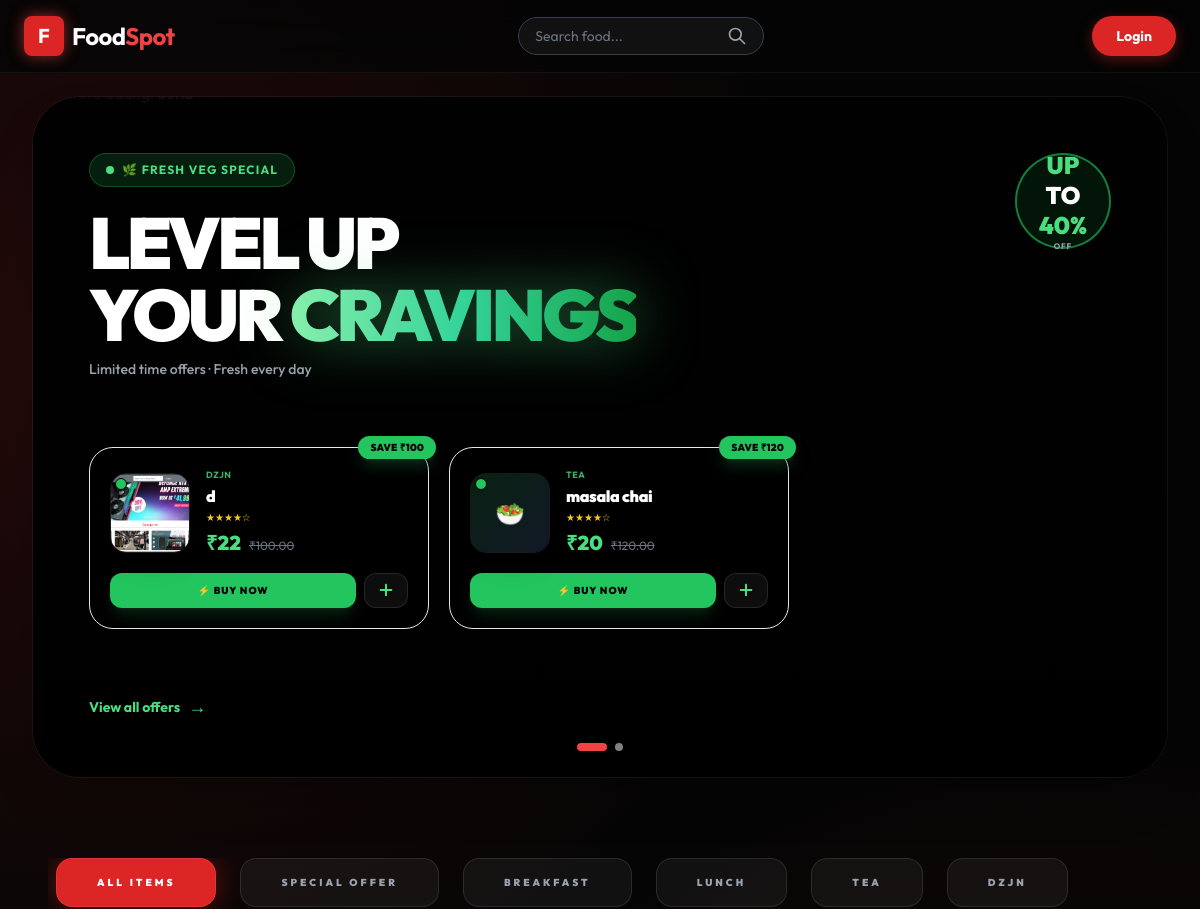
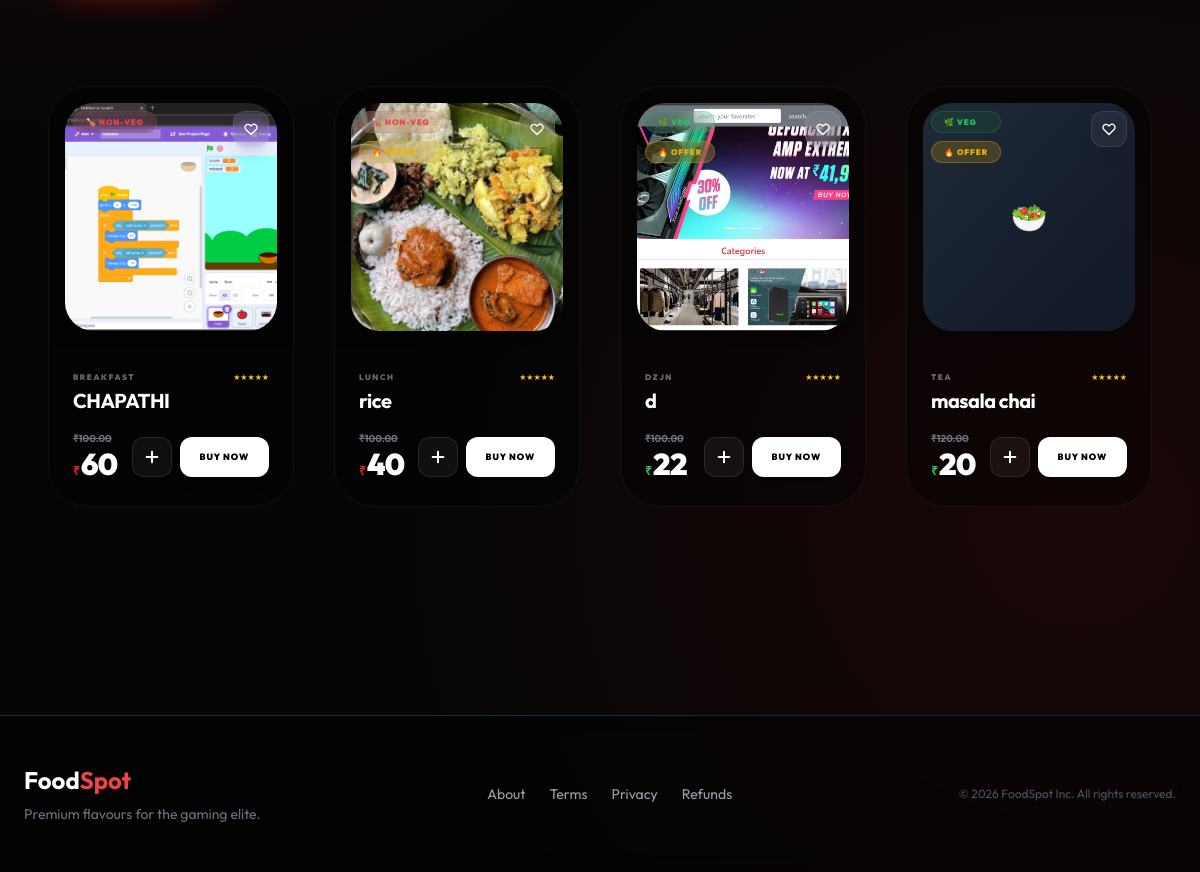
/home, run on an earlier commit of the app's database (2 pictures, top to bottom).
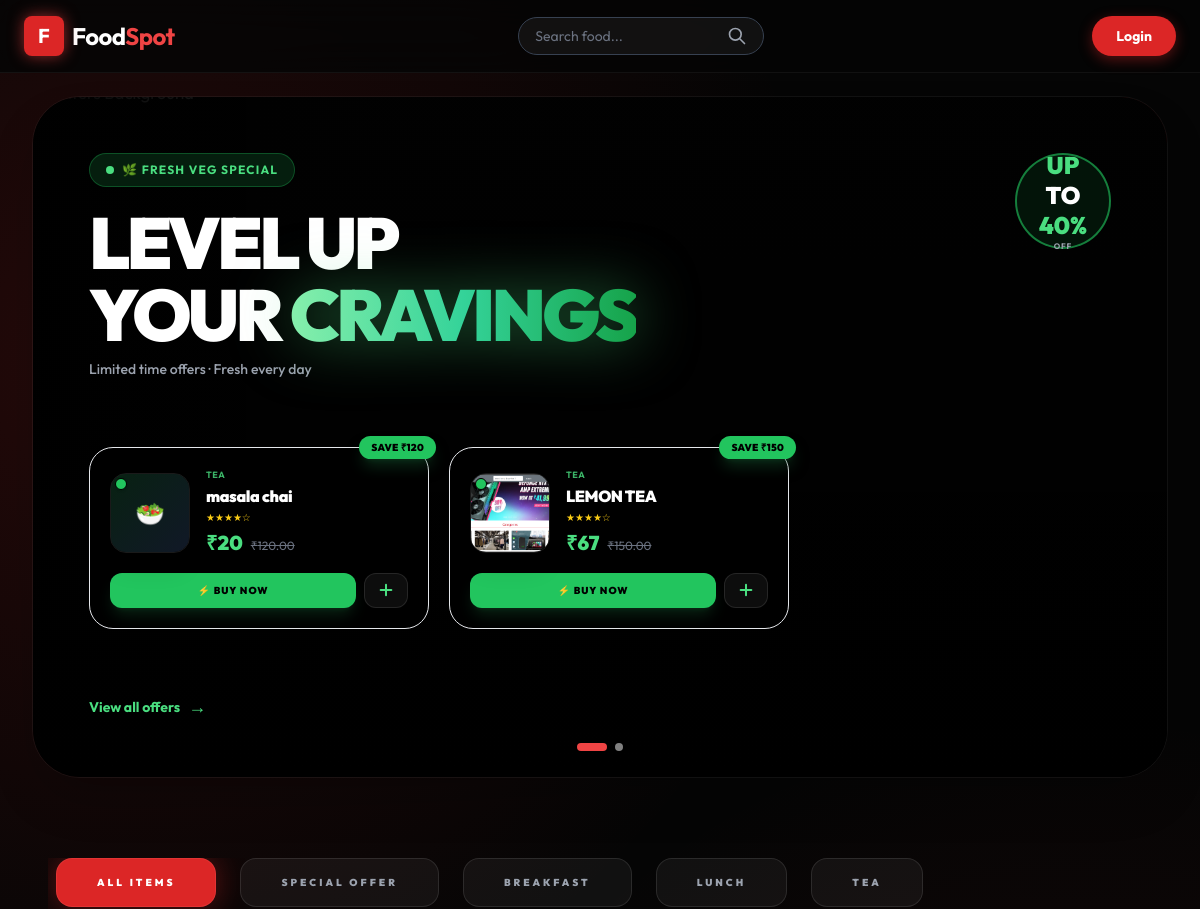
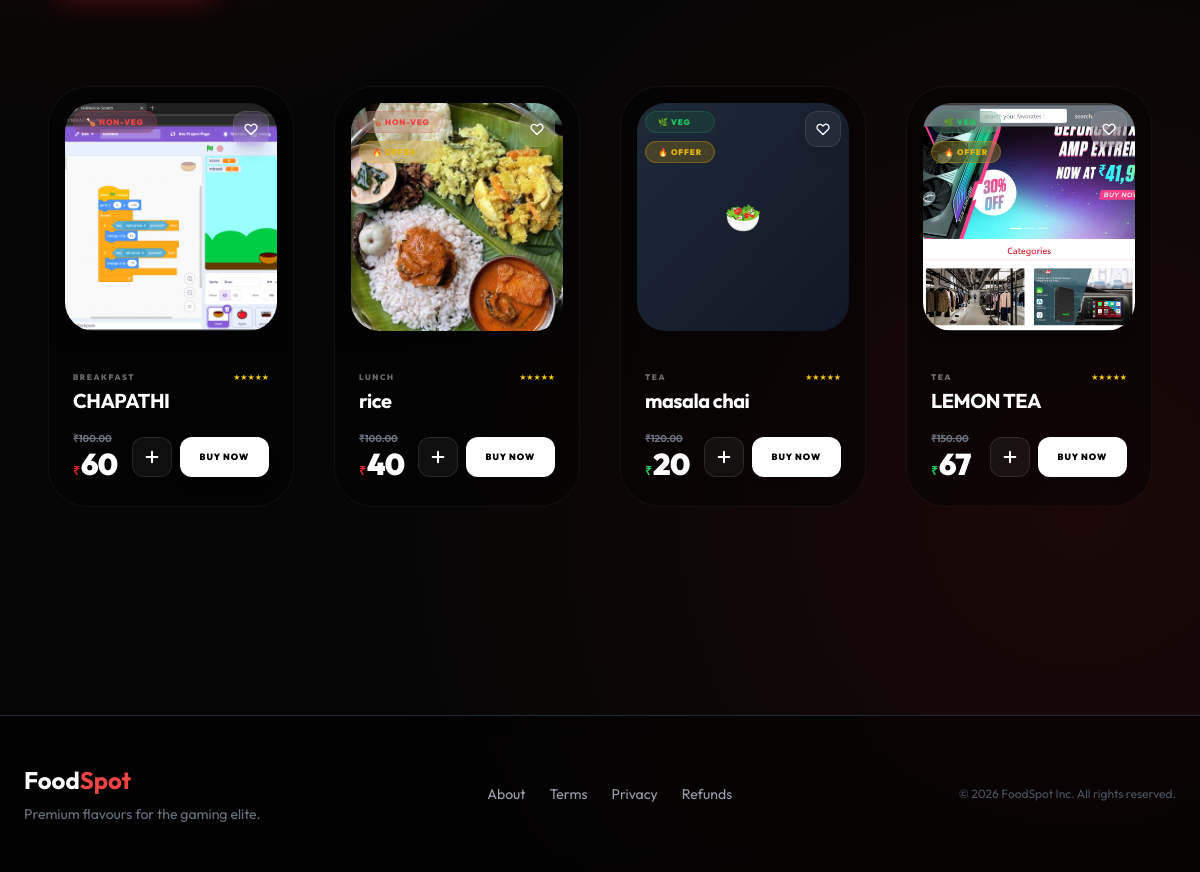
And on a later commit of the database (2 pictures, top to bottom).
### menu/models.py (models this page shows, shortened)
class Product(models.Model):
    category = models.ForeignKey(Category, on_delete=models.CASCADE)
    name = models.CharField(max_length=150, null=False, blank=False)
    product_image = models.ImageField(upload_to='images', null=True, blank=True)
    quantity = models.IntegerField(null=False, blank=False, default=0)
    original_price = models.DecimalField(max_digits=10, decimal_places=2, null=False)
    selling_price = models.DecimalField(max_digits=10, decimal_places=2, null=False)
    description = models.TextField(max_length=300, null=False)
    is_veg = models.BooleanField(default=False)

class Category(models.Model):
    name = models.CharField(max_length=200, null=False, blank=False)
    description = models.TextField(max_length=200, null=False, blank=False)
    image = models.ImageField(upload_to='images', null=True)
    status = models.BooleanField(default=False)

### menu/views.py (the view)
# urls.py: path("home", HomeView.as_view(), name="home"),
@method_decorator(never_cache, name="dispatch")
class HomeView(ListView):
    model = Category
    template_name = "menu/index.html"
    context_object_name = "categories"
    def get_context_data(self, **kwargs):
        context = super().get_context_data(**kwargs)
        offer_products = Product.objects.filter(
            original_price__gt=0,
            selling_price__lte=F('original_price') * 0.5
        )
        context['veg_offers'] = offer_products.filter(is_veg=True)
        context['nonveg_offers'] = offer_products.filter(is_veg=False)
        context['special_offers'] = offer_products # For the "Special Offer" filter tab
        context['all_products'] = Product.objects.filter(quantity__gt=0)
        if self.request.user.is_authenticated:
            context['user_favorites'] = Favorite.objects.filter(user=self.request.user).values_list('product_id', flat=True)
        else:
            context['user_favorites'] = []
        context['banners'] = Banner.objects.filter(active=True)
        return context

### menu/templates/menu/index.html (shortened to what the changed rows need)
{% extends "menu/base.html" %}
{% block content %}
<link rel="stylesheet" href="https://cdn.jsdelivr.net/npm/swiper@11/swiper-bundle.min.css" />
<div class="swiper mainHeroSwiper mb-20 rounded-[3rem] overflow-hidden shadow-2xl border border-white/5 relative"
    style="min-height:680px;">
    <div class="swiper-wrapper">
        <div class="swiper-slide relative overflow-hidden bg-[#020202]" style="min-height:680px;">
            <div class="absolute inset-0 z-20 flex flex-col justify-between p-8 md:p-14 pb-10">
                <div class="flex items-start justify-between">
                    <div>
                        <h1 class="text-5xl md:text-7xl font-black text-white leading-none tracking-tighter mb-2">
                            LEVEL UP<br>
                            YOUR
                            <span
                                class="text-transparent bg-clip-text bg-gradient-to-r from-green-300 via-emerald-400 to-green-600"
                                style="text-shadow: none; filter: drop-shadow(0 0 30px rgba(74,222,128,0.5));">
                            </span>
                        </h1>
                    </div>
                </div>
                <div class="swiper productSwiper !overflow-visible w-full mt-6">
                    <div class="swiper-wrapper items-end">
                        {% for prod in veg_offers %}
                        <div class="swiper-slide !w-[280px] md:!w-[340px]">
                            <div class="group/card relative bg-black/60 backdrop-blur-xl rounded-3xl p-5 border border-white/8
                                hover:border-green-500/40 hover:shadow-[0_0_40px_rgba(74,222,128,0.15)]
                                transition-all duration-500">
                                {% if prod.original_price and prod.selling_price %}
                                <div class="absolute -top-3 -right-2 z-10">
                                    <div
                                        class="bg-green-500 text-black text-[10px] font-black px-3 py-1 rounded-full shadow-lg shadow-green-900/50 uppercase tracking-wide">
                                        {% widthratio prod.selling_price prod.original_price 100 as pct %}
                                        SAVE ₹{{ prod.original_price|add:"-0"|floatformat:0 }}
                                    </div>
                                </div>
                                {% endif %}
                                <div class="flex gap-4 items-center">
                                    <div
                                        class="relative w-20 h-20 rounded-2xl overflow-hidden shrink-0 border border-white/10 shadow-xl">
                                        {% if prod.product_image %}
                                        <img src="{{ prod.product_image.url }}"
                                            class="w-full h-full object-cover transition duration-700 group-hover/card:scale-115">
                                        {% else %}
                                        <div
                                            class="w-full h-full bg-gradient-to-br from-green-900/40 to-gray-900 flex items-center justify-center text-2xl">
                                            🥗
                                        </div>
                                        {% endif %}
                                        <div
                                            class="absolute top-1 left-1 w-3 h-3 rounded-full bg-green-500 border border-black shadow">
                                        </div>
                                    </div>
                                    <div class="flex-grow min-w-0">
                                        <div
                                            class="text-[9px] text-green-400/80 font-bold uppercase tracking-wider mb-0.5">
                                            {{ prod.category.name }}</div>
                                        <h3 class="text-base font-black text-white truncate tracking-tight">
                                            {{ prod.name }}</h3>
                                        <div class="text-yellow-400 text-[10px] mt-0.5">★★★★☆</div>
                                        <div class="flex items-baseline gap-2 mt-1">
                                            <span class="text-xl font-black text-green-400">
                                               ₹{{ prod.selling_price|floatformat:0 }}</span>
                                            <span class="text-xs text-gray-500 line-through">
                                              ₹{{ prod.original_price }}</span>
                                        </div>
                                    </div>
                                </div>
                                <div class="flex gap-2 mt-4">
                                    <a href="{% url 'buy' prod.id %}"
                                        class="flex-grow bg-green-500 hover:bg-green-400 text-black py-2.5 rounded-xl text-[10px] font-black uppercase tracking-widest text-center transition-all duration-300 shadow-lg shadow-green-900/40 active:scale-95">
                                        ⚡ Buy Now
                                    </a>
                                    <a href="{% url 'add_to_cart' prod.id %}"
                                        class="w-11 bg-white/5 border border-white/10 text-green-400 rounded-xl flex items-center justify-center hover:bg-green-500 hover:text-black hover:border-green-500 transition-all duration-300 active:scale-95">
                                        <svg xmlns="http://www.w3.org/2000/svg" class="h-4 w-4" fill="none"
                                            viewBox="0 0 24 24" stroke="currentColor">
                                            <path stroke-linecap="round" stroke-linejoin="round" stroke-width="3"
                                                d="M12 4v16m8-8H4" />
                                        </svg>
                                    </a>
                                </div>
                            </div>
                        </div>
                        {% empty %}
                        <div class="swiper-slide !w-full">
                            <p class="text-gray-500 italic text-center py-8">No veg offers right now. Check back soon!
                                🌿</p>
                        </div>
                        {% endfor %}
                    </div>
                </div>
            </div>
        </div>
    </div>
</div>
<div class="relative mb-16 px-4">
    <div class="overflow-x-auto no-scrollbar pb-6">
        <div class="flex items-center gap-6 min-w-max px-2">
            <button onclick="filterCategory('all')" id="cat-all"
                class="filter-pill px-10 py-4 rounded-2xl text-[10px] font-black uppercase tracking-[0.3em] transition-all duration-500 bg-red-600 text-white shadow-[0_0_30px_rgba(220,38,38,0.4)] border border-red-400/20 backdrop-blur-md">
                All Items
            </button>
            <button onclick="filterCategory('special')" id="cat-special"
                class="filter-pill px-10 py-4 rounded-2xl text-[10px] font-black uppercase tracking-[0.3em] text-gray-400 hover:text-white bg-white/5 border border-white/10 hover:border-red-500/30 transition-all duration-500 backdrop-blur-md">
                Special Offer
            </button>
            {% for cat in categories %}
            <button onclick="filterCategory('{{ cat.id }}')" id="cat-{{ cat.id }}"
                class="filter-pill px-10 py-4 rounded-2xl text-[10px] font-black uppercase tracking-[0.3em] text-gray-400 hover:text-white bg-white/5 border border-white/10 hover:border-red-500/30 transition-all duration-500 backdrop-blur-md">
                {{ cat.name }}
            </button>
            {% endfor %}
        </div>
    </div>
</div>
<div id="product-grid"
    class="grid grid-cols-1 sm:grid-cols-2 lg:grid-cols-4 gap-10 px-4 mb-32 max-w-7xl mx-auto relative">
    {% for prod in all_products %}
    <div class="product-card group bg-black/40 backdrop-blur-md rounded-[2.5rem] overflow-hidden border border-white/5 hover:border-[rgb(var(--accent-color))] transition-all duration-700 hover:shadow-[0_0_50px_rgba(var(--accent-color),0.15)] relative"
        data-category="{{ prod.category.id }}"
        data-special="{% if prod in special_offers %}true{% else %}false{% endif %}"
        style="--accent-color: {% if prod.is_veg %}34, 197, 94{% else %}220, 38, 38{% endif %};">
        <div class="relative h-[260px] overflow-hidden p-4">
            <div class="absolute top-6 left-6 z-30 flex flex-col gap-2">
                <span
                    class="{% if prod.is_veg %}bg-green-500/10 text-green-500 border-green-500/20{% else %}bg-red-500/10 text-red-500 border-red-500/20{% endif %} px-3 py-1 rounded-xl text-[8px] font-black uppercase tracking-widest border backdrop-blur-md">
                    {% if prod.is_veg %}🌿 Veg{% else %}🍗 Non-Veg{% endif %}
                </span>
                {% if prod in special_offers %}
                <span
                    class="bg-yellow-500/20 text-yellow-500 border-yellow-500/30 px-3 py-1 rounded-xl text-[8px] font-black uppercase tracking-widest border backdrop-blur-md">
                    🔥 Offer
                </span>
                {% endif %}
            </div>
            <div class="absolute top-6 right-6 z-30">
                {% if prod.id in user_favorites %}
                <a href="{% url 'remove_from_favorite' prod.id %}"
                    class="w-9 h-9 bg-red-600 rounded-xl flex items-center justify-center text-white transition-all duration-300 shadow-lg group-hover:scale-110">
                    <svg xmlns="http://www.w3.org/2000/svg" class="h-4 w-4" viewBox="0 0 20 20" fill="currentColor">
                        <path fill-rule="evenodd"
                            d="M3.172 5.172a4 4 0 015.657 0L10 6.343l1.172-1.171a4 4 0 115.656 5.656L10 17.657l-6.828-6.829a4 4 0 010-5.656z"
                            clip-rule="evenodd" />
                    </svg>
                </a>
                {% else %}
                <a href="{% url 'add_to_favorite' prod.id %}"
                    class="w-9 h-9 bg-white/5 backdrop-blur-md border border-white/10 rounded-xl flex items-center justify-center text-white hover:bg-red-600 hover:border-red-600 transition-all duration-300 shadow-lg group-hover:scale-110">
                    <svg xmlns="http://www.w3.org/2000/svg" class="h-4 w-4" fill="none" viewBox="0 0 24 24"
                        stroke="currentColor">
                        <path stroke-linecap="round" stroke-linejoin="round" stroke-width="2"
                            d="M4.318 6.318a4.5 4.5 0 000 6.364L12 20.364l7.682-7.682a4.5 4.5 0 00-6.364-6.364L12 7.636l-1.318-1.318a4.5 4.5 0 00-6.364 0z" />
                    </svg>
                </a>
                {% endif %}
            </div>
            {% if prod.product_image %}
            <img src="{{ prod.product_image.url }}"
                class="w-full h-full object-cover rounded-[1.8rem] transform group-hover:scale-110 transition duration-[1s] ease-out shadow-2xl">
            {% else %}
            <div
                class="w-full h-full bg-gradient-to-br from-gray-800 to-gray-900 rounded-[1.8rem] flex items-center justify-center text-3xl">
                {% if prod.is_veg %}🥗{% else %}🍗{% endif %}
            </div>
            {% endif %}
        </div>
        <div class="p-6">
            <div class="mb-4">
                <div class="flex items-center justify-between mb-1">
                    <span class="text-[8px] font-black text-white/40 uppercase tracking-[0.2em]">
                        {{ prod.category.name}}
                        </span>
                    <div class="flex text-yellow-400 text-[8px]">★★★★★</div>
                </div>
                <h3
                    class="text-xl font-bold text-white truncate tracking-tight group-hover:text-[rgb(var(--accent-color))] transition-colors duration-300">
                    {{ prod.name }}
                </h3>
            </div>
            <div class="flex items-center justify-between mt-4">
                <div class="flex flex-col">
                    <span class="text-[10px] text-gray-500 font-bold line-through">₹{{ prod.original_price }}</span>
                    <div class="flex items-baseline font-black leading-none tracking-tighter">
                        <span class="text-xs text-[rgb(var(--accent-color))] mr-0.5">₹</span>
                        <span class="text-3xl text-white">{{ prod.selling_price|floatformat:0 }}</span>
                    </div>
                </div>
                <div class="flex gap-2">
                    <a href="{% url 'add_to_cart' prod.id %}"
                        class="w-10 h-10 rounded-xl bg-white/5 border border-white/10 flex items-center justify-center text-white hover:bg-white hover:text-black transition-all active:scale-95">
                        <svg xmlns="http://www.w3.org/2000/svg" class="h-4 w-4" fill="none" viewBox="0 0 24 24"
                            stroke="currentColor">
                            <path stroke-linecap="round" stroke-linejoin="round" stroke-width="3" d="M12 4v16m8-8H4" />
                        </svg>
                    </a>
                    <a href="{% url 'buy' prod.id %}"
                        class="px-5 bg-white text-black rounded-xl flex items-center justify-center text-[9px] font-black uppercase tracking-widest hover:bg-[rgb(var(--accent-color))] hover:text-white transition-all active:scale-95 shadow-lg">
                        Buy Now
                    </a>
                </div>
            </div>
        </div>
    </div>
    {% endfor %}
</div>
{% endblock %}

What changed in the data, as far as the page shows it:
removed Product: original_price|add "100", product_image (picture), category.name "DZJN", name "d", selling_price "22", original_price "100.00", is_veg "🌿 VEG", shows "🔥 OFFER"
removed Category: name "DZJN"
added Product: original_price|add "150", product_image (picture), category.name "TEA", name "LEMON TEA", selling_price "67", original_price "150.00", is_veg "🌿 VEG", shows "🔥 OFFER"
